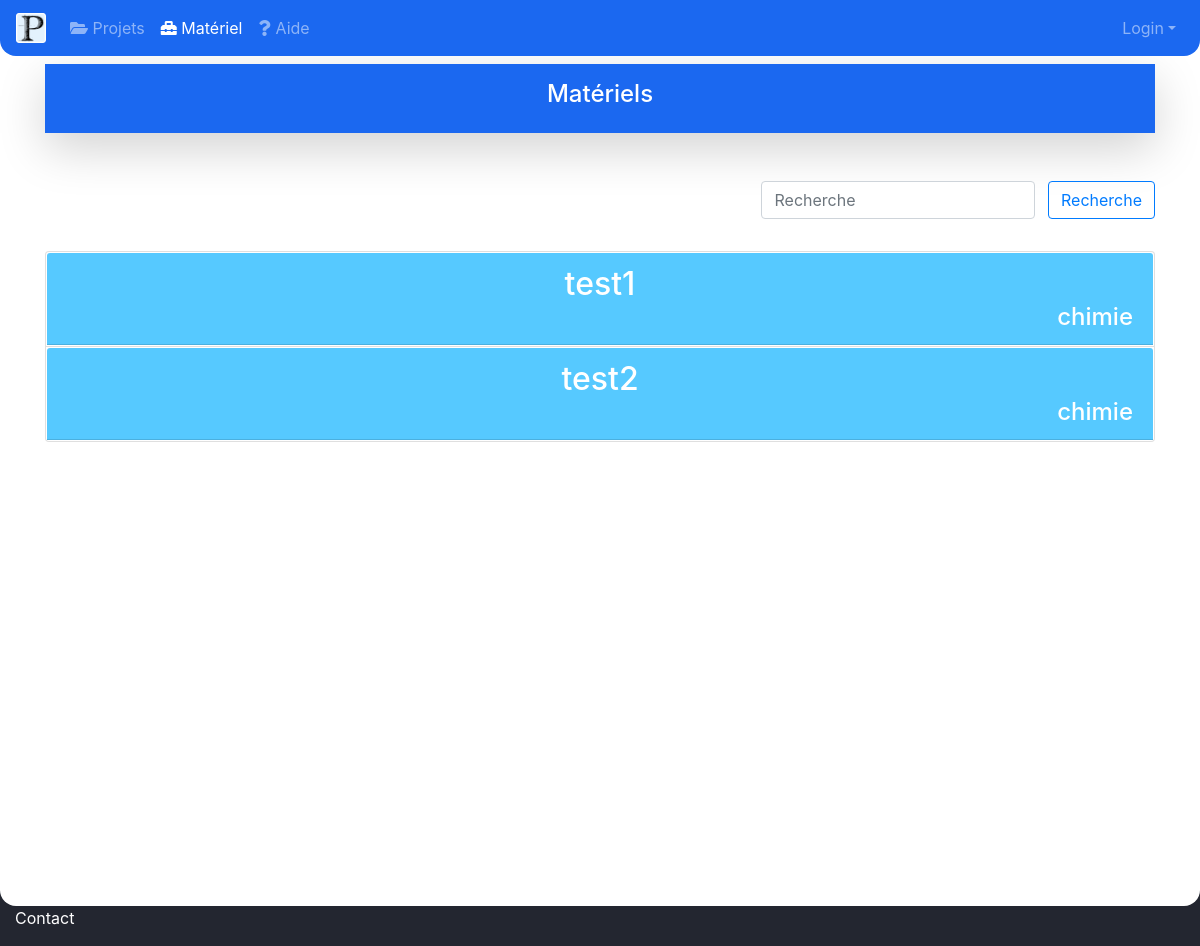
The page /materiel/?form= on the database as committed earlier.
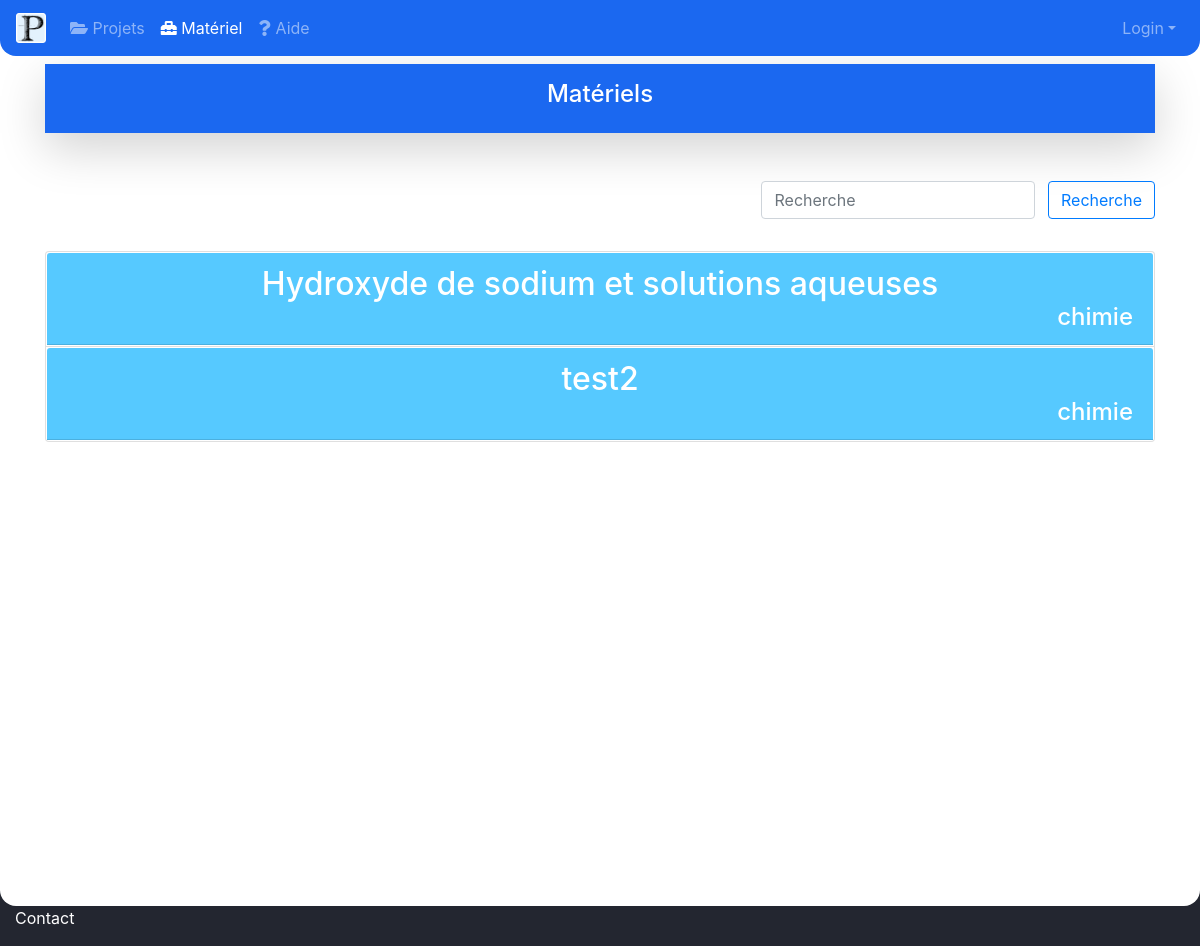
The same page on the database as committed later.
### comptes/models.py (models this page shows, shortened)
class Materiaux(models.Model):
    nom = models.CharField(max_length=100)
    type = models.CharField(max_length=100)
    important = TextField()
    description = TextField()
    infoGeneral = TextField()

### Prepascience/views.py (the view)
# urls.py: path('materiel/', views.materiaux),
def materiaux(request):
    if request.method == 'GET':
        form = request.GET['form']
        if form == '':
            mat = Materiaux.objects.all()
        else:
            mat = Materiaux.objects.filter(nom__icontains=form)
    else:
        mat = Materiaux.objects.all()
    l= len(mat)
    return render(request, "materiaux.html", {'mat': mat, 'l':l})

### Prepascience/session.py (called while the page is built)
    def __call__(self, request):
        response = self.get_response(request)
        return response

    def process_view(self, request, view_func, view_args, view_kwargs):
        assert hasattr(request, 'user')
        path = request.path_info.lstrip('/')
        if not request.user.is_authenticated:
            if any(url.match(path) for url in EXEMPT_URLS):
                return redirect(settings.LOGIN_URL)

### templates/materiaux.html (shortened to what this page needs)
{% load static %}
<!doctype html>
<html lang="en">
<head>
    <link rel="stylesheet" href="https://stackpath.bootstrapcdn.com/bootstrap/4.4.1/css/bootstrap.min.css">
    <link rel="stylesheet" href="https://use.fontawesome.com/releases/v5.7.0/css/all.css">
</head>
<body style=" background-color: #232630;" >
<nav class="navbar navbar-expand-md navbar-dark fixed-top" style="background-color: #1B68F0;border-bottom-left-radius: 1rem; border-bottom-right-radius: 1rem ">
    <a class="navbar-brand" href="/">
        <img src="{% static 'images/logo.png' %}" width="30" height="30" class="d-inline-block align-top" alt="">
    </a>
    <div class="collapse navbar-collapse" id="navbarsExampleDefault">
        <ul class="navbar-nav mr-auto">
            <li class="nav-item">
                <a class="nav-link" href="#"> <i class="fas fa-folder-open"> </i> Projets </a>
            </li>
            <li class="nav-item active">
                <a class="nav-link" href="/materiel/?form="> <i class="fas fa-toolbox"></i> Matériel </a>
            </li>
            <li class="nav-item">
                <a class="nav-link" href="#"> <i class="fas fa-question"></i> Aide </a>
            </li>
            </ul>
            {% if user.is_authenticated %}
            <div align="right" class="navbar-nav">
                <a class="nav-link dropdown-toggle" href="#" id="dropdown01" data-toggle="dropdown" aria-haspopup="true" aria-expanded="false"> Profil</a>
                <div class="dropdown-menu dropdown-menu-lg-right" aria-labelledby="dropdown01">
                    <a class="dropdown-item" href="/login/">Se connecter</a>
                    <a class="dropdown-item" href="">Creer un compte</a>
                </div>
            </div>
            {% else %}
               <div align="right" class="navbar-nav">
                <a class="nav-link dropdown-toggle" href="#" id="dropdown01" data-toggle="dropdown" aria-haspopup="true" aria-expanded="false"> Login</a>
            </div>
            {% endif %}
    </div>
</nav>
<main role="main"  style="padding-left: 0px;padding-right: 0px;padding-top: 4rem;padding-bottom: 4rem; background-color: #FFFFFF;border-bottom-left-radius: 1rem;border-bottom-right-radius: 1rem">
    <div class="container" align="right">
    <div style="background-color: #1B68F0;margin-bottom: 2rem" align="center" class="shadow-lg p-3 mb-5 text-white"><h4>Matériels</h4></div>
    <form class="form-inline"  action="/materiel" method="GET" style="display:block;margin-top: 2rem;margin-bottom: 2rem">
      <input class="form-control mr-sm-2" type="text" placeholder="Recherche" aria-label="Recherche" id="recherche" name="form" value="{{recherche}}">
      <button class="btn btn-outline-primary" type="submit">Recherche</button>
    </form>
    <div class="accordion" id="listeMateriaux">
    {% for i in mat %}
  <div class="card">
  <button class="btn btn-link" type="button" data-toggle="collapse" data-target="#collapse{{i.id}}" aria-expanded="true" aria-controls="collapse{{i.id}}" style="padding: 0px">
    <div class="card-header" id="heading{{i.id}}" style="background-color: #56C9FF;color:#FFFFFF;transition-duration: 0.5s;text-decoration: none;" onmouseover="this.style.background='#1B68F0'" onmouseout="this.style.background='#56C9FF'">
        <h2 class="mb-0" style="color:#FFFFFF">
          {{ i.nom }}
      </h2>
        <h4 class="mb-0" style="color:#FFFFFF; position:relative" align="right">
          {{ i.type }}
      </h4>
    </div>
  </button>
  </div>
    {% endfor %}
</div>
    </div>
</main>
<div class="container-fluid">
    <p style="color: white">Contact</p>
</div>
</body>
</html>

Rows that differ between the two databases and show on the page:
changed Materiaux: nom "test1" → "Hydroxyde de sodium et solutions aqueuses"
